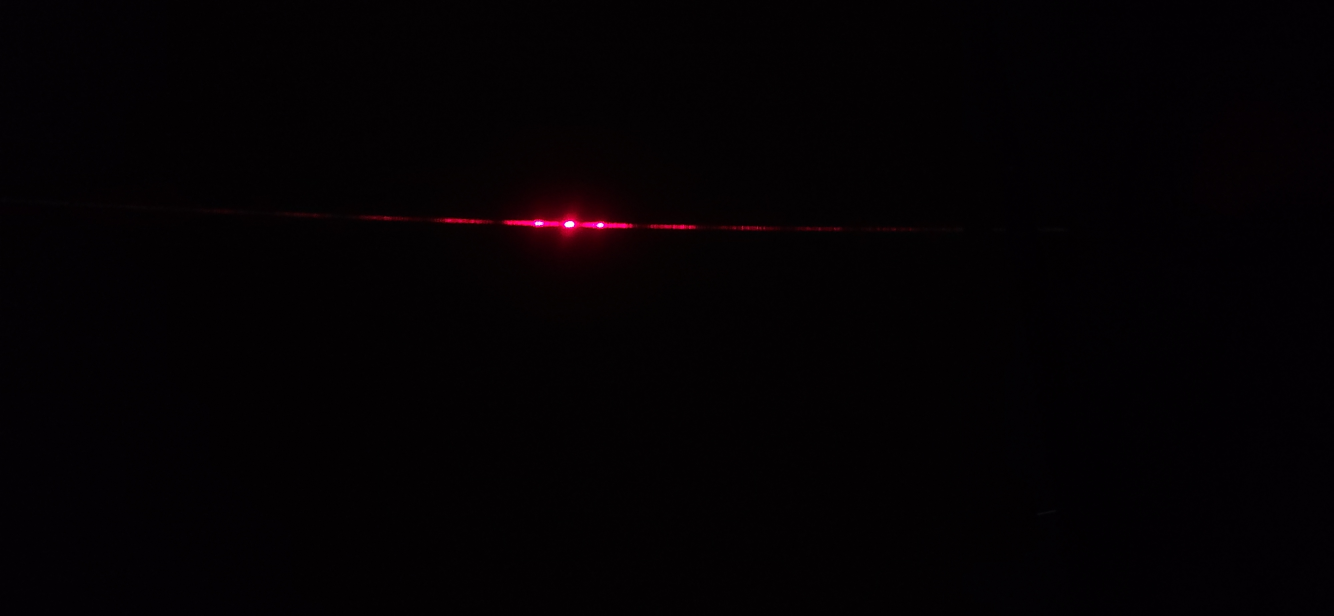
#> input picture research/validation/micrographs/purewave/good 2.jpg, 4000 x 1848 px (shown at 1/3 size)
$ python make_micrographs.py
#> lines starting #> are read from the running program, lines starting #| are printed output that depends on the picture
#!/usr/bin/env python
# -*- coding: utf-8 -*-
"""Дифракционные картины двух зон `purewave` — заводской и восстановленной.

⚠ ОСОБЫЙ СТАТУС: как и `make_overlay.py`, работает с исходными данными других зон по
прямому разрешению владельца от 2026-08-04. Никаких измерений по кадрам НЕ производит —
только обрезка и одинаковая для обоих кадров подсветка. Числовые метрики зон уже
посчитаны зоной A (`research/results/two_wgp/a8_diffraction.json`) и цитируются в отчёте.

Что делает: берёт по одному снимку из каждой зоны, вырезает КВАДРАТ вокруг картины
(исходник 4000×1848 — панорамный, по краям пусто; квадрат центрируется на нулевом порядке,
то есть на самом ярком пикселе, — строго геометрический центр кадра сместил бы картину к
краю, потому что линия порядков лежит выше середины), поднимает яркость обоих кадров ОДНИМ
И ТЕМ ЖЕ гамма-преобразованием (иначе на светлом слайде порядки не видны) и кладёт рядом.

⚠ Оговорки, обязательные к переносу в подпись слайда (A8): масштаб кадров НЕ фиксирован —
зум менялся между снимками, поэтому сравнивать по этим двум кадрам расстояния между
порядками нельзя; выборка всего 3 снимка на 3. Кадры иллюстрируют, ЧТО именно измерялось,
а количественный вывод — только из метрик A8, и он имеет статус тенденции.

Запуск из корня репозитория:
    .venv\\Scripts\\python.exe research/presentations/weekly/2026-08-04/figures/make_micrographs.py
"""

import sys
from pathlib import Path

import numpy as np
import matplotlib.pyplot as plt
from PIL import Image

HERE = Path(__file__).resolve().parent
REPO = HERE.parents[4]
sys.path.insert(0, str(HERE))
from pstyle import INK, INK_2, TITLE  # noqa: E402

SRC = REPO / "research" / "validation" / "micrographs" / "purewave"
GAMMA = 0.55          # одинаково для обоих кадров
CROP = 1150           # сторона вырезаемого квадрата в пикселях исходника
PANELS = [
    ("good 2.jpg", "ЗАВОДСКАЯ зона",
     "порядки — компактные пятна, разделены тёмными промежутками"),
    ("bad 1.jpg", "ВОССТАНОВЛЕННАЯ зона",
     "порядки шире и размытее, между ними — сплошная засветка"),
]


def square_on_zero_order(path, size=900):
    """Квадрат вокруг нулевого порядка + одинаковая для обоих кадров гамма-подсветка.

    Нулевой порядок — самый яркий участок кадра. Ищем его по сильно уменьшенной копии
    (чтобы попасть в центр пятна, а не в случайный «горячий» пиксель матрицы), затем
    вырезаем квадрат `CROP`×`CROP` вокруг найденной точки, прижимая его к границам кадра.
    Строго геометрический центр здесь не годится: исходник панорамный (4000×1848),
    линия порядков лежит выше середины и по краям кадра пусто.
    """
#> called with size = 900
    im = Image.open(path).convert("RGB")
#> im is the input picture: PIL image 4000x1848 RGB; mean R, G, B 4.1, 1.2, 2.9
    w, h = im.size
#> w = 4000; h = 1848

    small = im.convert("L").resize((w // 40, h // 40), Image.BOX)
    g = np.asarray(small, dtype=np.float64)
    iy, ix = np.unravel_index(int(np.argmax(g)), g.shape)
#> iy = 16; ix = 42
    cx, cy = int((ix + 0.5) * 40), int((iy + 0.5) * 40)
#> cx = 1700; cy = 660

    s = min(CROP, w, h)
#> s = 1150
    x0 = int(np.clip(cx - s // 2, 0, w - s))
#> x0 = 1125
    y0 = int(np.clip(cy - s // 2, 0, h - s))
#> y0 = 85

    im = im.crop((x0, y0, x0 + s, y0 + s)).resize((size, size), Image.LANCZOS)
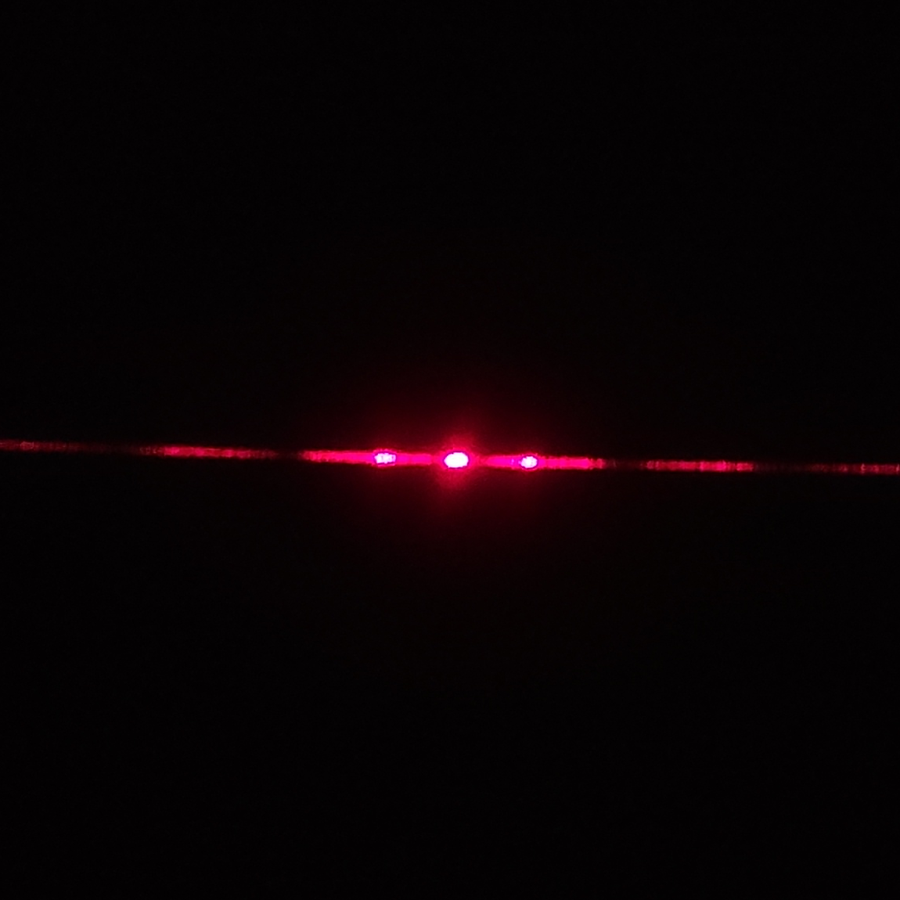
#> im: PIL image 900x900 RGB; mean R, G, B 8.7, 1.8, 3.5
    a = np.asarray(im, dtype=np.float64) / 255.0
    return np.clip(a ** GAMMA, 0, 1)
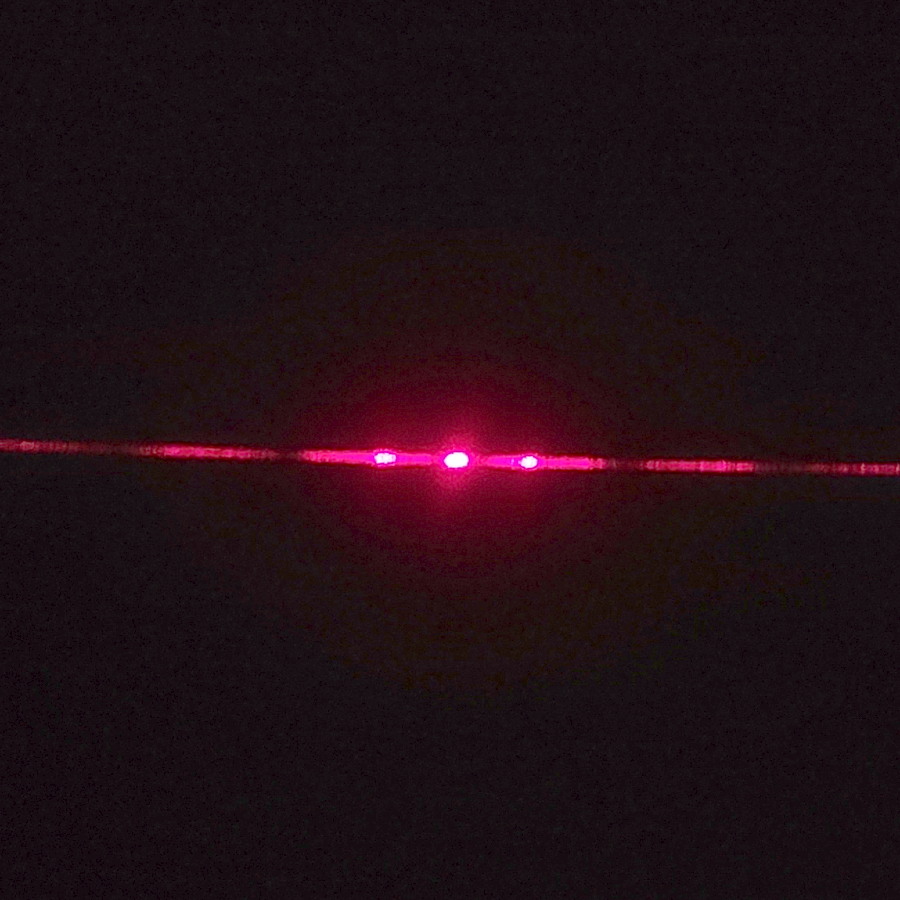
#> returned value: shape (900, 900, 3) float64; mean of channels 0, 1, 2 0.13, 0.0599, 0.0845; drawn as R, G, B


def main():
    fig, axes = plt.subplots(1, 2, figsize=(9.6, 5.4))
    for ax, (fname, title, sub) in zip(axes, PANELS):
        ax.imshow(square_on_zero_order(SRC / fname))
        ax.set_title(title, color=TITLE, fontsize=13, fontweight="bold", pad=8)
        ax.set_xlabel(sub, color=INK_2, fontsize=9.5, labelpad=6, wrap=True)
        ax.set_xticks([])
        ax.set_yticks([])
        for sp in ax.spines.values():
            sp.set_edgecolor(INK_2)
            sp.set_linewidth(1.0)
#> pass 2 of the loop in main, `for ax, (fname, title, sub) in zip(axes, PANELS):`:
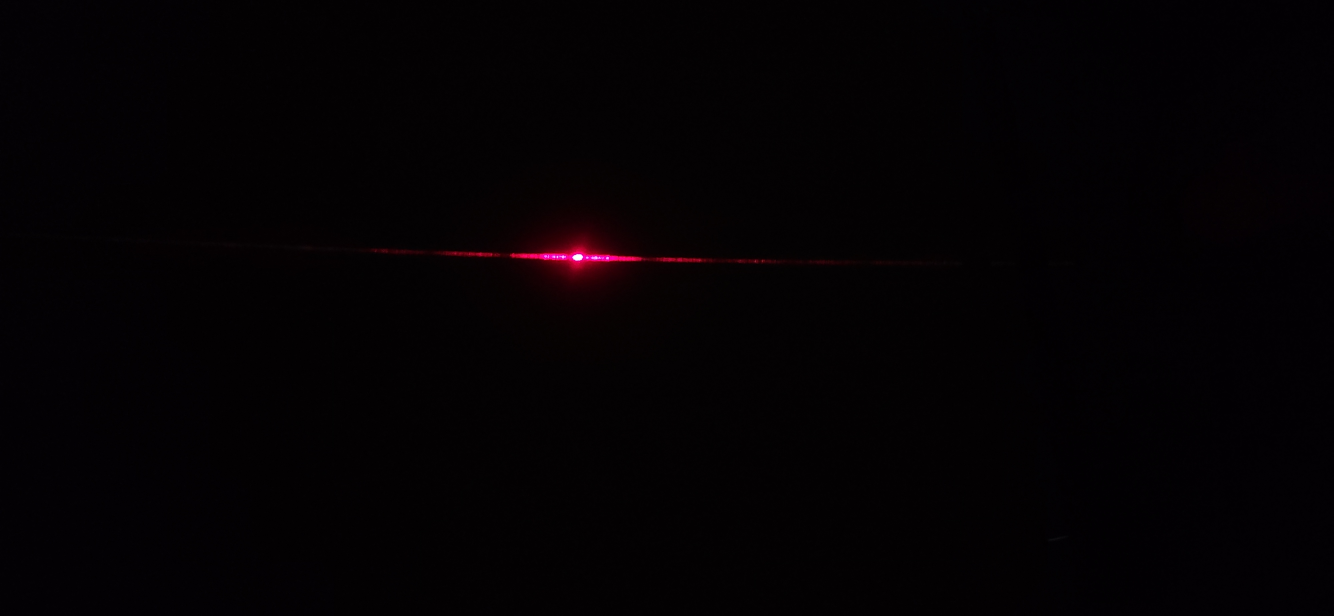
#> input picture research/validation/micrographs/purewave/bad 1.jpg, 4000 x 1848 px (shown at 1/3 size)
#> in square_on_zero_order, im is the input picture: PIL image 4000x1848 RGB; mean R, G, B 4.1, 1.2, 3
#> iy = 19; ix = 43
#> cx = 1740; cy = 780
#> x0 = 1165
#> y0 = 205
#> in square_on_zero_order (call 2), `im = im.crop((x0, y0, x0 + s, y0 + s)).resize((size, size), Image.LANC..`:
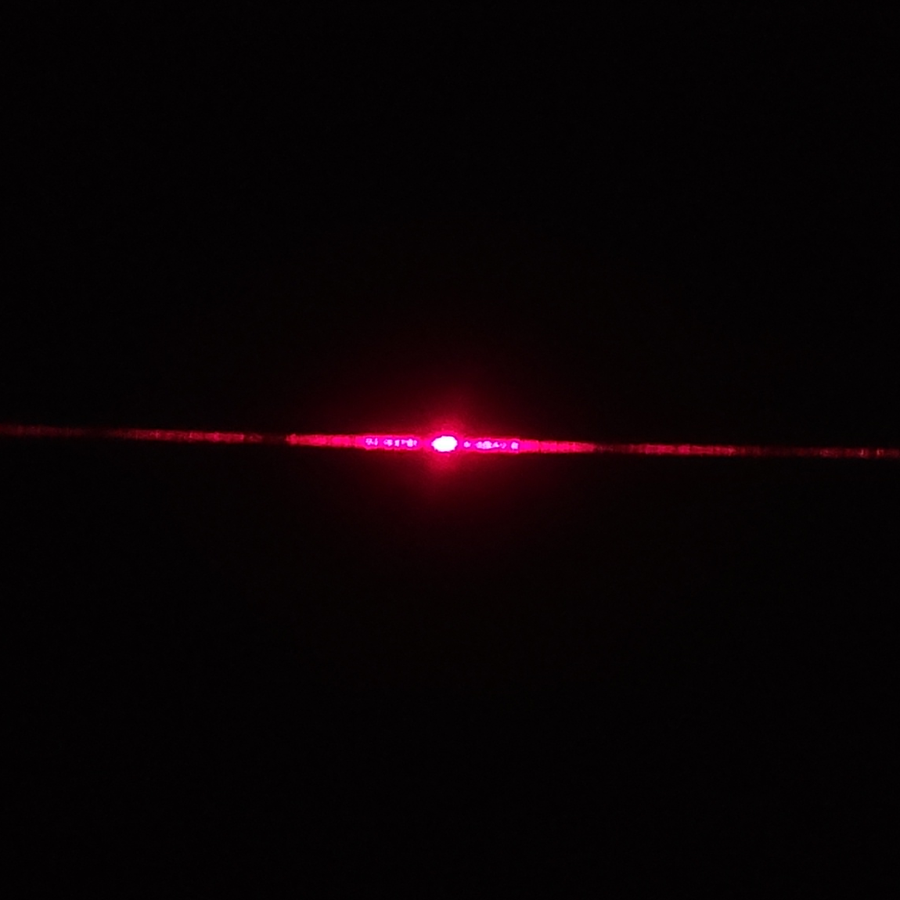
#> im: PIL image 900x900 RGB; mean R, G, B 8.8, 1.9, 3.7
#> in square_on_zero_order (call 2), `return np.clip(a ** GAMMA, 0, 1)`:
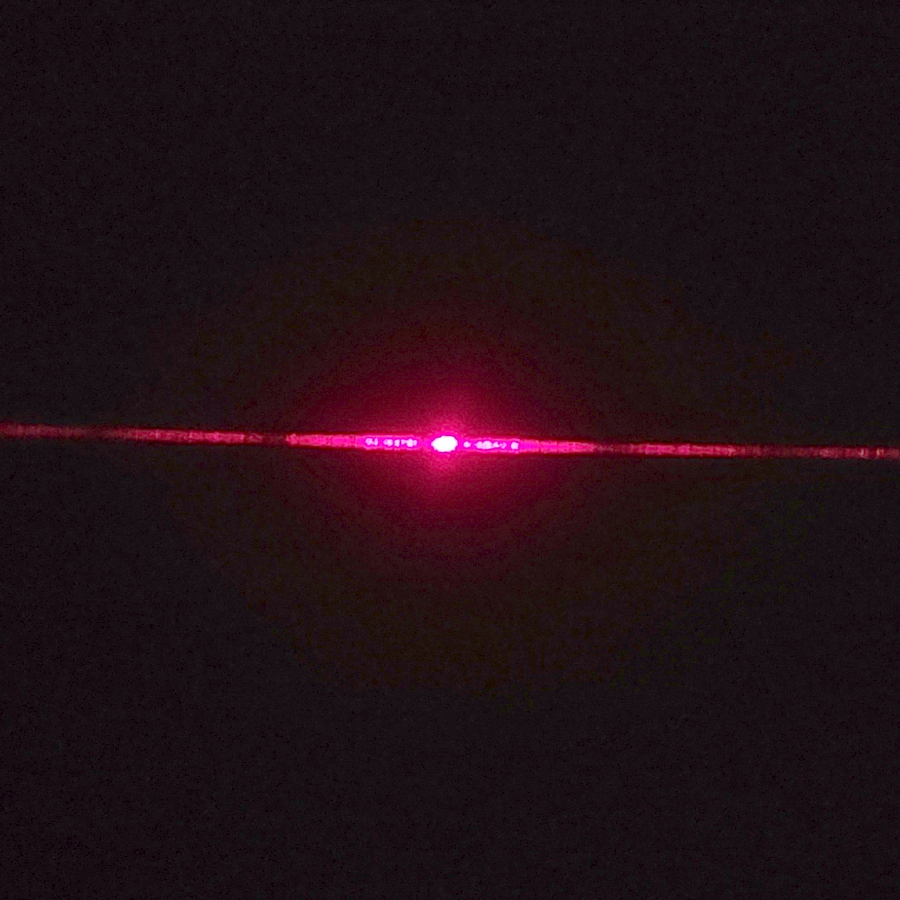
#> returned value: shape (900, 900, 3) float64; mean of channels 0, 1, 2 0.131, 0.0619, 0.0857; drawn as R, G, B
    fig.suptitle("Дифракция лазерной указки на решётке: одна указка, два участка образца",
                 color=INK, fontsize=12.5, y=0.98)
    fig.subplots_adjust(left=0.03, right=0.97, top=0.88, bottom=0.10, wspace=0.06)
    fig.savefig(HERE / "fig6_diffraction_zones.png", dpi=170)
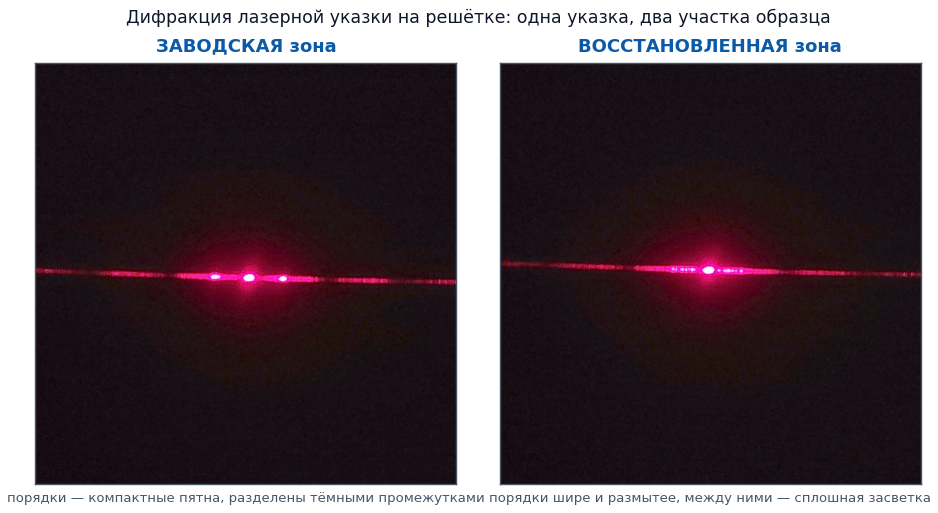
#> figure drawn by matplotlib, 2 panels
    plt.close(fig)
    print("готово: fig6 (кадры:", ", ".join(p[0] for p in PANELS) + ")")


if __name__ == "__main__":
    main()
